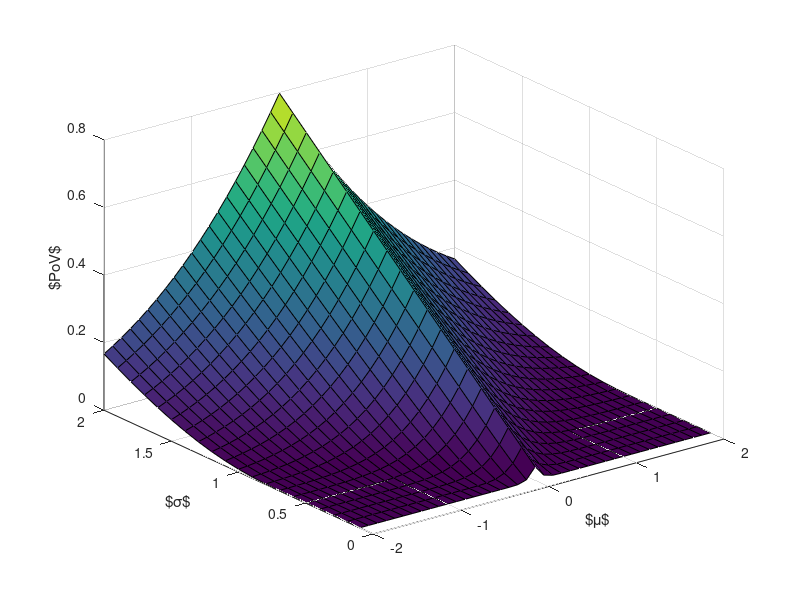

The MATLAB source for this figure: (Note: this script raises an error after producing the figure.)
PoV = @(mu,sigma) mu .* normcdf(mu./sigma) + sigma .* normpdf(mu./sigma);

% i) Range of mu
mu_plt = -2:0.1:2;
% ii) Range of sigma
sigma_plt = 0.1:0.1:2;
[MU_plt,SIGMA_plt] = meshgrid(mu_plt, sigma_plt);
[r,c] = size(SIGMA_plt);
PoV_plt = zeros(r,c);
for i=1:1:r
for j=1:1:c
PoV_plt(i,j) = PoV(MU_plt(i,j),SIGMA_plt(i,j))-max(0,MU_plt(i,j));
end
end

figure(1)
surf(MU_plt,SIGMA_plt,PoV_plt)
grid('on')
xlabel('$\mu$ ')
ylabel('$\sigma$ ')
zlabel('$PoV$')
myeplot
%%
sigma_plt2 = [0.1,1,2];
mu_plt2 = -2:0.01:2;
figure
subplot(1,2,1)
hold on
for j = 1:length(sigma_plt2)
plot(mu_plt2,PoV(mu_plt2,sigma_plt2(j))-max(0,mu_plt2),'color',[0 0 0]+(j-1)*0.3,'DisplayName',strcat('$\sigma=',num2str(sigma_plt2(j)),'$'));
legend('interpreter','latex')
xlabel('$\mu$')
ylabel('VoI')
end
%
subplot(1,2,2)
hold on
sigma_plt3 = 0.01:0.01:2;
mu_plt3 = [-1,0,2];
hold on
for j = 1:length(mu_plt3)
plot(sigma_plt3,PoV(mu_plt3(j),sigma_plt3)-max(0,mu_plt3(j)),'color',[0 0 0]+(j-1)*0.3,'DisplayName',strcat('$\mu=',num2str(mu_plt3(j)),'$'));
legend('interpreter','latex')
xlabel('$\sigma$')
ylabel('VoI')
end